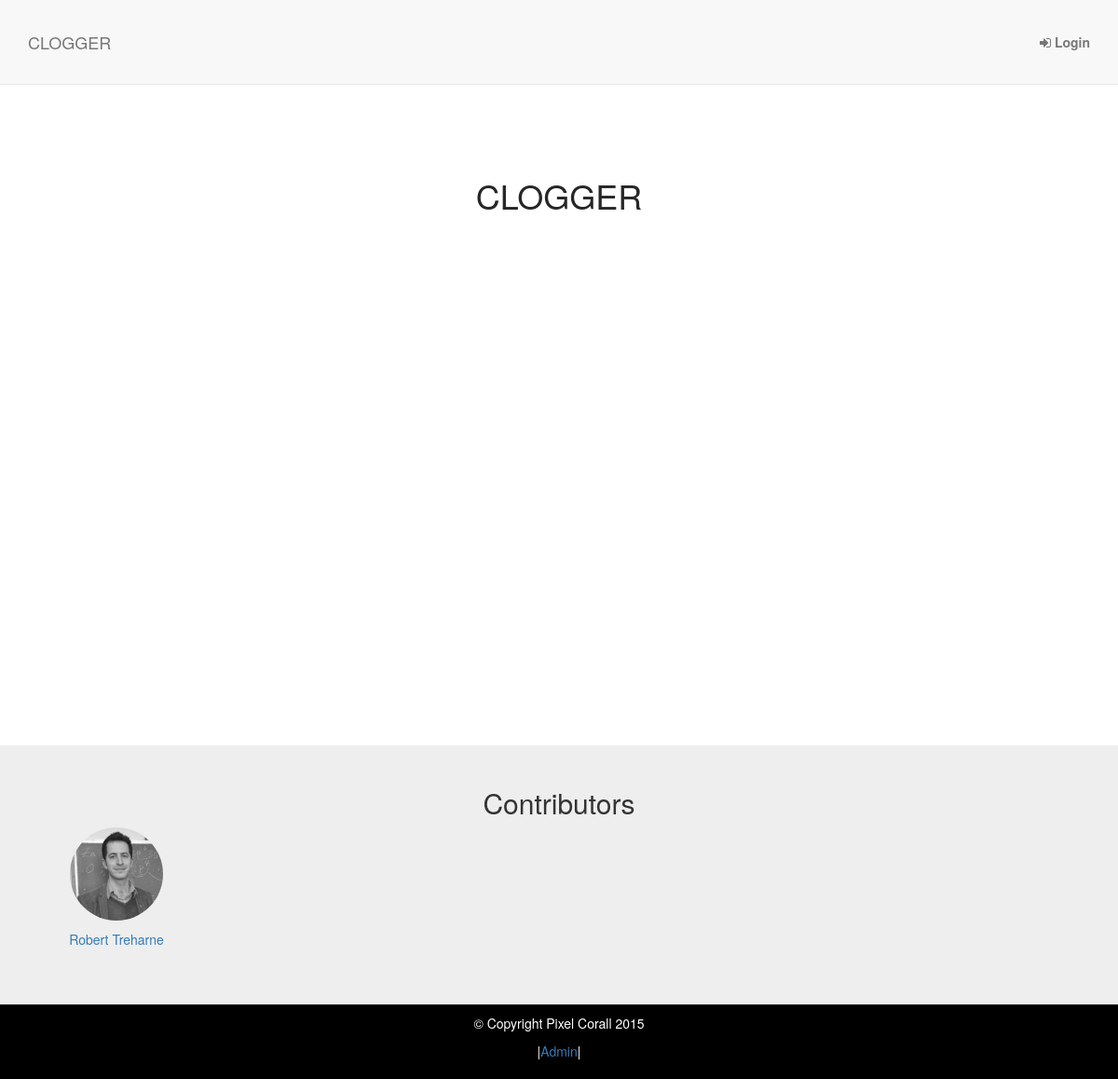
The app's page /, older data.
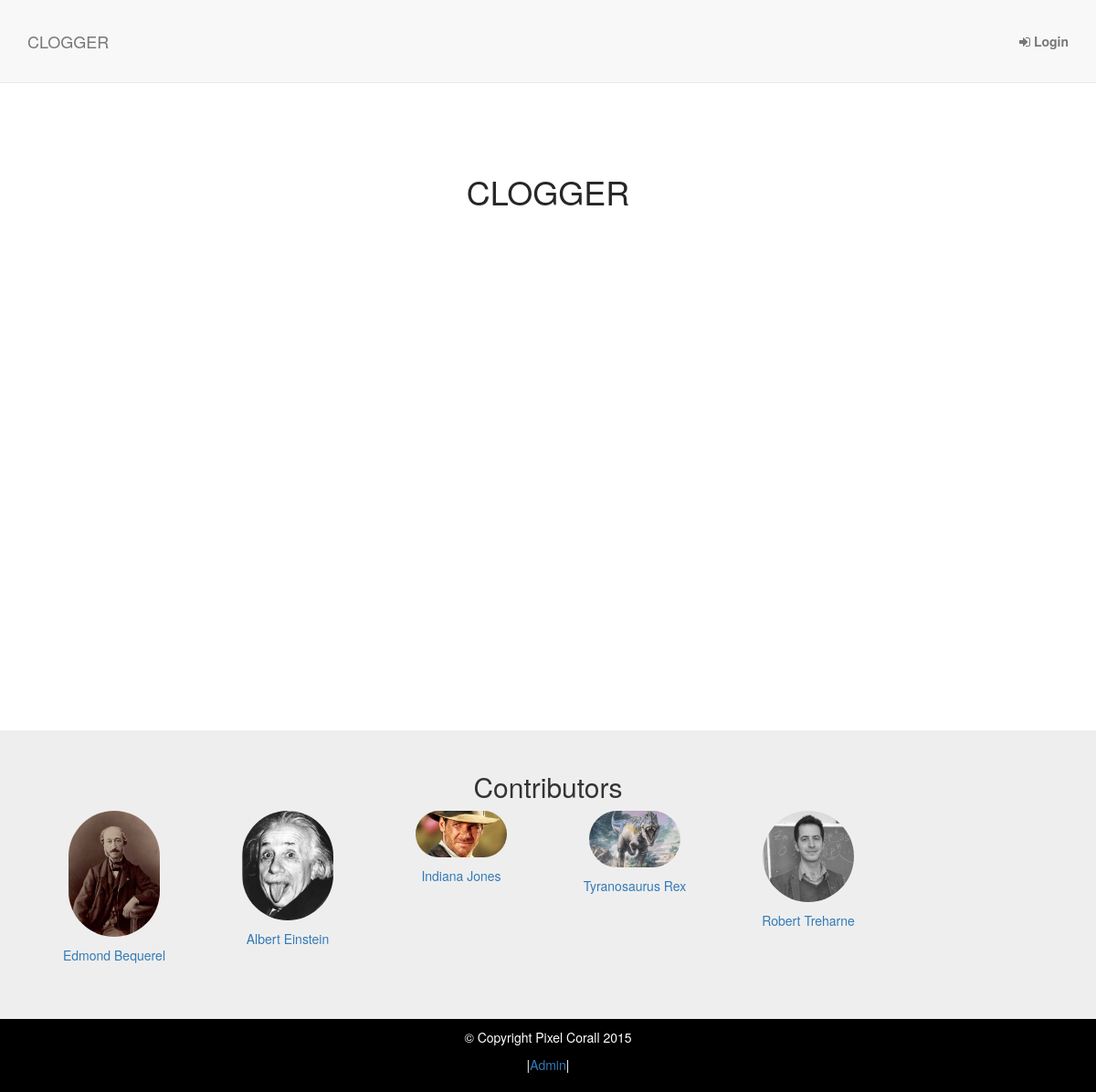
The same page, newer data.
### profiles/models.py (models this page shows, shortened)
class UserProfile(models.Model):
    user = models.OneToOneField(User)
    affiliation = models.CharField(max_length=128, blank = True)
    picture = ImageField(upload_to='user_images', default='static/img/avatar.png')
    url = models.URLField(blank=True)
    linkedin = models.URLField(blank=True)
    twitter = models.URLField(blank=True)
    bio = models.TextField(max_length=2000, blank=True)

### clog/views.py (the view)
# urls.py: url(r'^$', 'clog.views.home', name='home'),
def home(request):
	profiles = UserProfile.objects.order_by('user__last_name')
	return render(request, 'home.html', {'profiles': profiles})

### templates/home.html
{% extends "base.html" %}
{% load thumbnail %}
{% block content %}
    <section id="intro" class="intro-section">
        <div class="container">
            <div class="row">
                <div class="col-lg-12">
                    <h1>CLOGGER</h1>
                </div>
            </div>
        </div>
    </section>
    <section id="contributors" class="exhibitors-section">
        <div class="container center">
            <div class="row">
                <div class="col-lg-12">
					<h2 class="center">Contributors</h2>
					{% for profile in profiles %}
					<a href="/user/profile/{{profile.id}}">
					    <div style="min-height: 110px;" class="col-md-2 col-sm-3 col-xs-4">
							{% thumbnail profile.picture "100x100" crop="center" as im %}
							<img class="profile-pic" src="{{im.url}}">
							<p>{{profile.user.first_name}} {{profile.user.last_name}}</p>
							{% endthumbnail %}
						</div>
					</a>
					{% endfor %}
				</div>
			</div>
		</div>
	</section>
{% endblock %}

### templates/base.html (shortened to what this page needs)
<!DOCTYPE html>
{% load thumbnail %}
{% load static %}
<html lang="en">
<head>
    <link href="{% static 'css/bootstrap.min.css' %}" rel="stylesheet">
	<link rel="stylesheet" href="//maxcdn.bootstrapcdn.com/font-awesome/4.3.0/css/font-awesome.min.css">
    <link href="{% static  'css/scrolling-nav.css' %}" rel="stylesheet">
    <link href="{% static 'css/main.css' %}" rel="stylesheet" media="screen">
	<link href="{% static 'css/modern-business.css' %}" rel="stylesheet">
</head>
<body id="page-top" data-spy="scroll" data-target=".navbar-fixed-top">
    <nav class="navbar navbar-default navbar-fixed-top" role="navigation">
        <div class="container">
            <div class="navbar-header page-scroll">
				<a class="navbar-brand page-scroll" href="{% url 'home' %}">CLOGGER</a>
            </div>
            <div class="collapse navbar-collapse navbar-ex1-collapse">
                <ul class="nav navbar-nav navbar-right">
		    {% if user.is_authenticated %}
			<li class="dropdown">
			    <a href="#" class="dropdown-toggle" data-toggle="dropdown" role="button" aria-haspopup="true" aria-expanded="false"><strong>{{user.username}}</strong><span class="caret"></span></a>
			    <ul class="dropdown-menu">
					<li><a href="{% url 'dashboard' %}"><i class="fa fa-dashcube"></i> Dashboard</a></li>
					<li><a href="{% url 'logout' %}"><strong><i class="fa fa-sign-out"></i> Logout</strong></a></li>
			    </ul>
			</li>
	            {% else %}
				<li><a href="{% url 'login' %}"><strong><i class="fa fa-sign-in"></i> Login</strong></a></li>
			    </ul>
		    {% endif %}
            </div>
        </div>
    </nav>
    {% block content %}
    {% endblock %}
    <section id="footer" class="footer-section">
        <div class="container">
            <div class="row">
                <div class="col-lg-12">
					<p>&copy Copyright Pixel Corall 2015</p>
					<p>|<a href="/admin/" target="_blank">Admin</a>|</p>
                </div>
            </div>
        </div>
    </section>
</body>
</html>

### static/css/scrolling-nav.css (style rules this page uses)
body { width: 100%; height: 100%; }
html { width: 100%; height: 100%; }
@media (min-width:767px) { .navbar { padding: 20px 0; -webkit-transition: background .5s ease-in-out,padding .5s ease-in-out; -moz-transition: background .5s ease-in-out,padding .5s ease-in-out; transition: background .5s ease-in-out,padding .5s ease-in-out; } }
.intro-section { height: 100%; padding-top: 150px; text-align: center; background: #fff; }

### static/css/main.css (style rules this page uses)
.intro-section { padding-top: 10%; min-height: 500px; color:#272727; }
.profile-pic { max-width: 100px; width: 70%; margin-bottom: 10px; border-radius: 150px; -webkit-border-radius: 150px; -moz-border-radius: 150px; }
.footer-section { background: black; text-align:center; color: white; padding-top: 10px; padding-bottom: 10px; }
ul { padding: 0; }
.center { text-align: center; }
.exhibitors-section { background: #eee; padding-top: 25px; padding-bottom: 50px; }

### static/css/modern-business.css (style rules this page uses)
html, body { height: 100%; }
body { padding-top: 50px; }

Row changes from the older to the newer data that the page shows:
added UserProfile: shows a picture, user.first_name "Edmond", user.last_name "Bequerel"
added UserProfile: shows a picture, user.first_name "Albert", user.last_name "Einstein"
added UserProfile: shows a picture, user.first_name "Indiana", user.last_name "Jones"
added UserProfile: shows a picture, user.first_name "Tyranosaurus", user.last_name "Rex"
